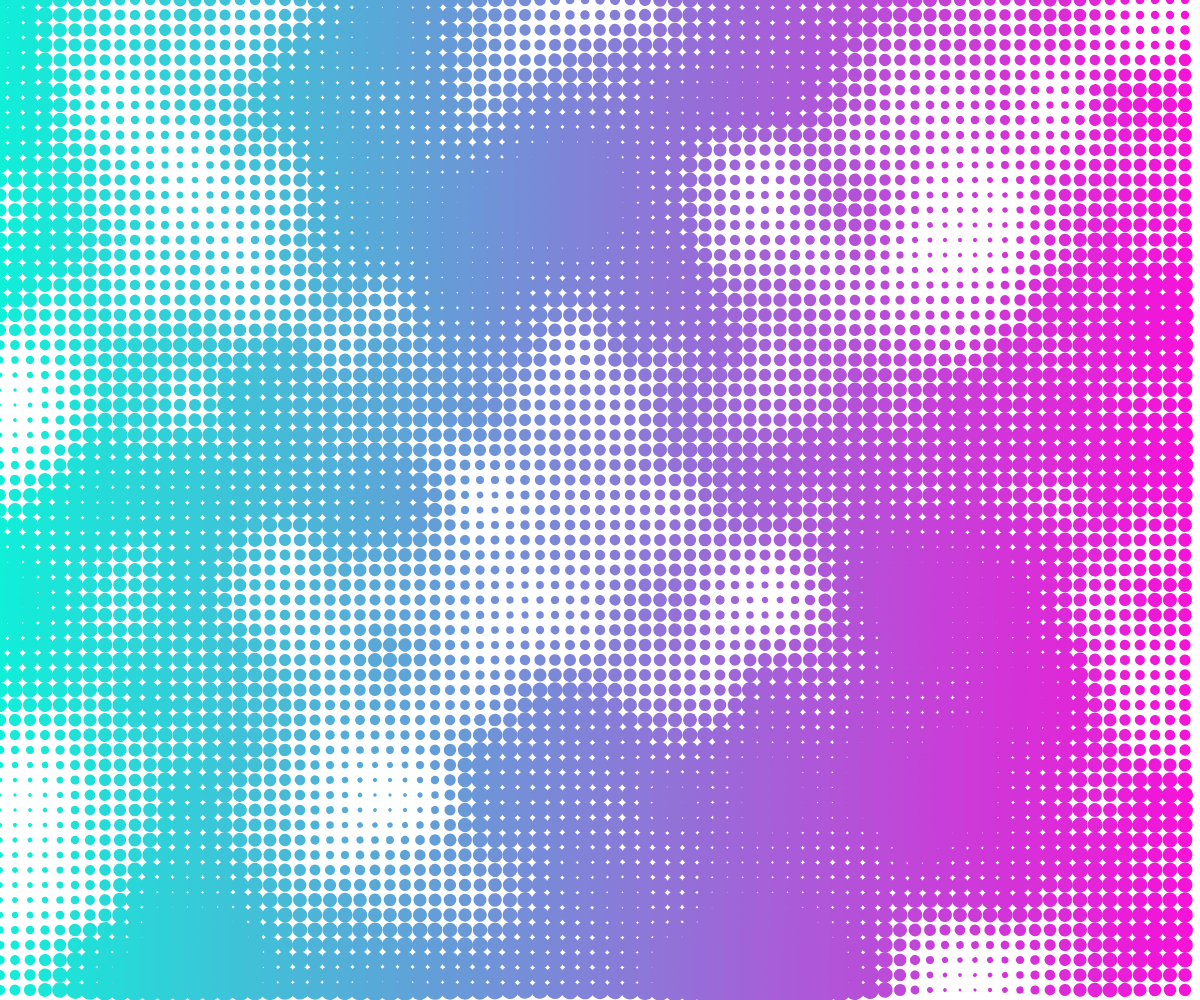
Frame 1 (no input)
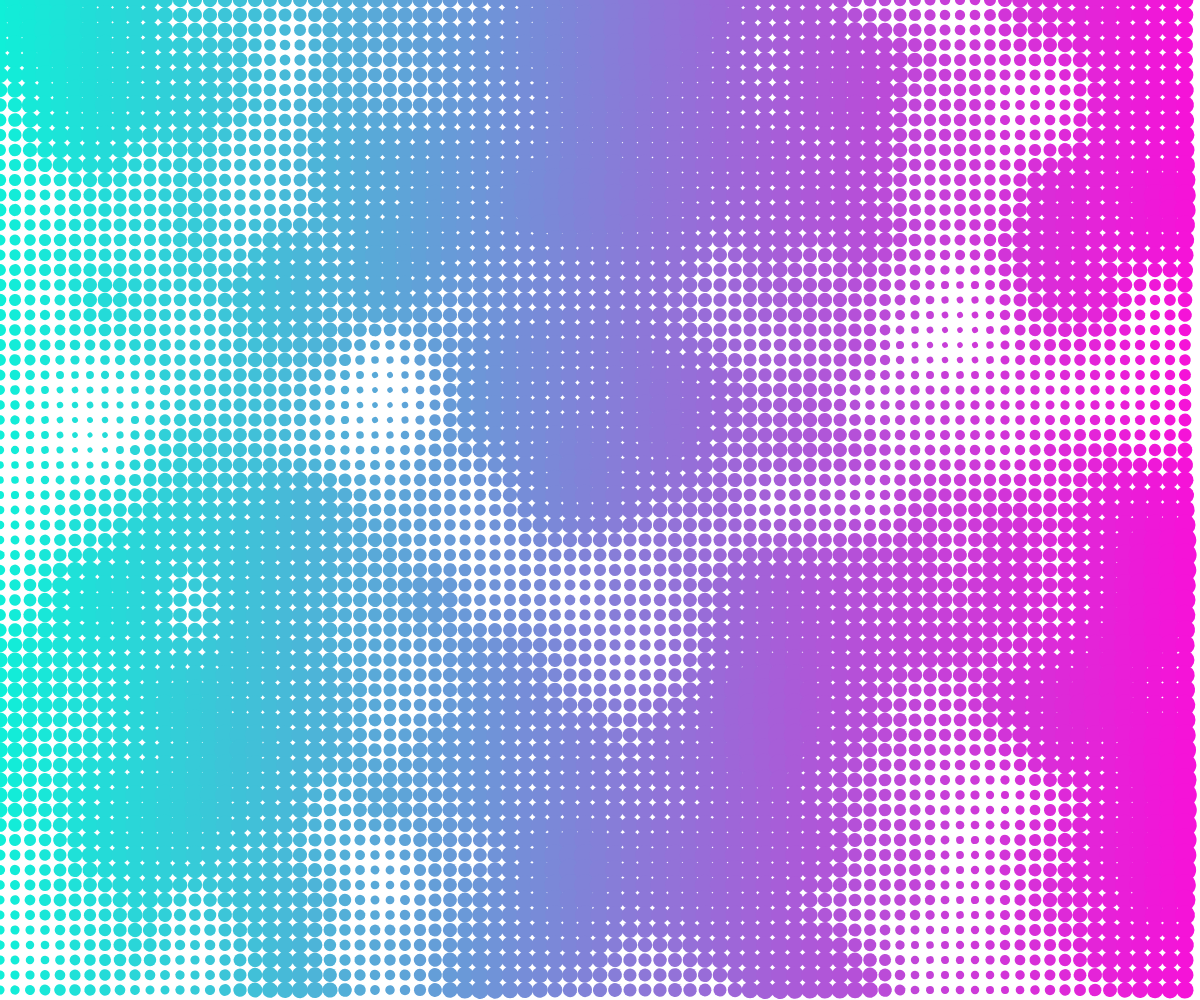
Frame 60 (no input)
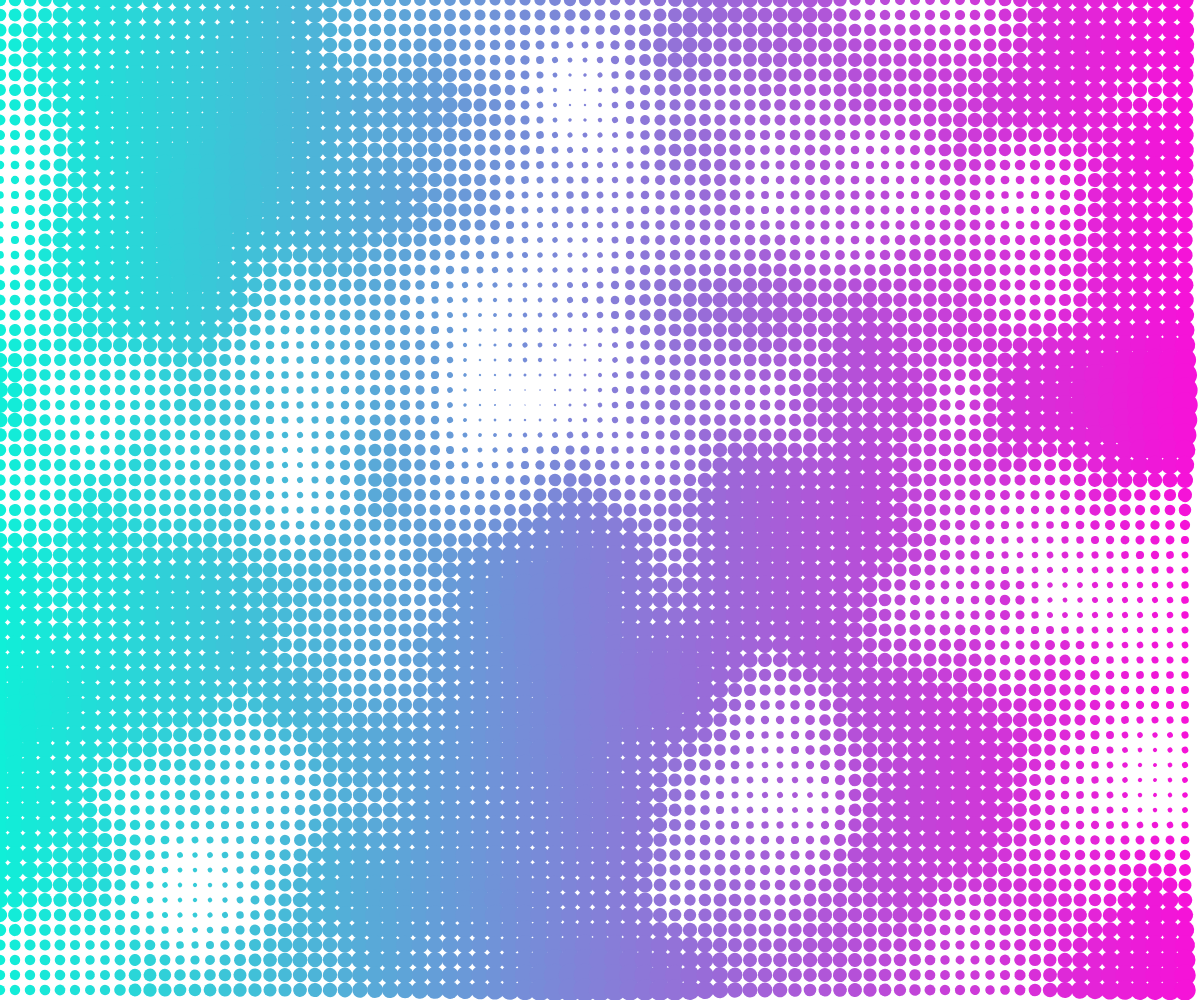
Frame 120 (the mouse pressed at the canvas centre since frame 60)

The p5.js sketch that drew these frames (run headless with seeded random() and noise() and a simulated clock; from frame 60 on, the mouse is pressed at the canvas centre):

// p5.js sketch
// ── sketch.js
function setup() {
  createCanvas(windowWidth, windowHeight);
  //fill(224,255,0);
  fill(0);
  noStroke();
  rectMode(CENTER);
  console.log(1 + " " + frameRate());
  frameRate(2000);
  console.log(2 + " " + frameRate());
  noiseDetail(3, 0.5);
}

var gradient = {
  start: {
    r: 16,
    g: 239,
    b: 216
  },
  end: {
    r: 248,
    g: 16,
    b: 216
  },

}

function linear_interpolation(start, end, proportion) {
  // linear betweeen start..end by proportion: 1/2 is halfway
  return (end - start) * proportion + start;
}

function linear_gradient(gradient, proportion) {
  // fixme: use lerpcolor
  var rgb = {};
  rgb['r'] = linear_interpolation(gradient.start.r, gradient.end.r, proportion);
  rgb['g'] = linear_interpolation(gradient.start.g, gradient.end.g, proportion);
  rgb['b'] = linear_interpolation(gradient.start.b, gradient.end.b, proportion);
  return rgb;
}

function draw() {
  background(255);
  for (var x = 0; x < width; x += 15) {
    //fill(22, 178, 233);
    //fill(250, 200, 122);

    // linear gradient across width
    var current_proportion = x / width; // how far
    var ellipse_color = linear_gradient(gradient, current_proportion);
    fill(ellipse_color.r, ellipse_color.g, ellipse_color.b)

    for (var y = 0; y < height; y += 15) {
      var n = noise(x * 0.0052, y * 0.005, frameCount * 0.05);
      push();
      translate(x, y);
      rotate(TWO_PI * n);
      scale(12 * n);
      ellipse(0, 0, 2.8, 2.8);
      pop();
    }
  }

}
